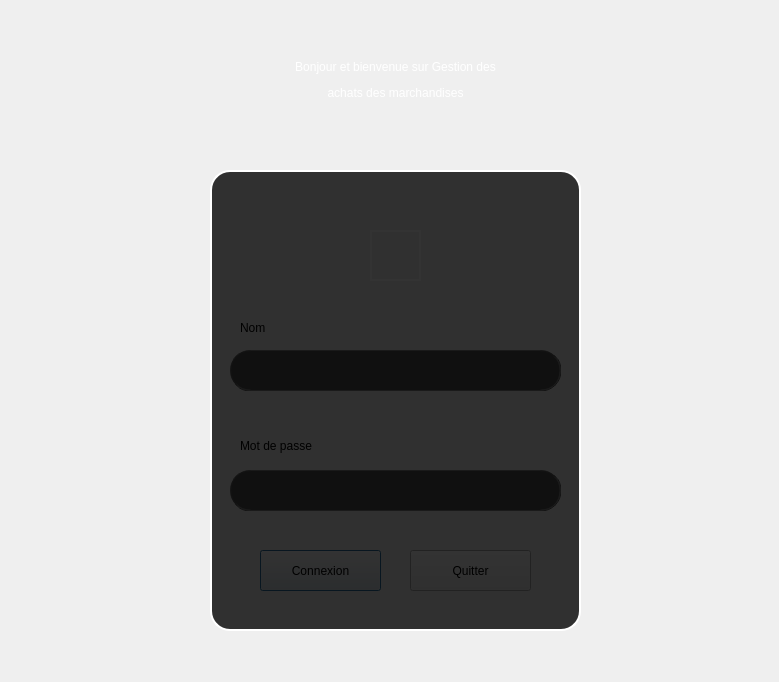
<?xml version="1.0" encoding="UTF-8"?>
<ui version="4.0">
 <class>Interface_de_connexion</class>
 <widget class="QDialog" name="Interface_de_connexion">
  <property name="geometry">
   <rect>
    <x>0</x>
    <y>0</y>
    <width>779</width>
    <height>682</height>
   </rect>
  </property>
  <property name="windowTitle">
   <string>Connexion</string>
  </property>
  <property name="styleSheet">
   <string notr="true">

QDialog {
 /*background-color:rgb(44,44,44);*/
background-image: url('C:/Users/FANOMEZANTSOA Ordino/Pictures/Capture5 (2).PNG');
};


color:white;</string>
  </property>
  <widget class="QLabel" name="label">
   <property name="geometry">
    <rect>
     <x>-90</x>
     <y>0</y>
     <width>971</width>
     <height>161</height>
    </rect>
   </property>
   <property name="whatsThis">
    <string>&lt;html&gt;&lt;head/&gt;&lt;body&gt;&lt;p&gt;background-color: rgb(82,82,82);&lt;/p&gt;&lt;p&gt;border-radius:20px;&lt;/p&gt;&lt;p&gt;border:1px ridge rgb(88,88,88);&lt;/p&gt;&lt;/body&gt;&lt;/html&gt;</string>
   </property>
   <property name="styleSheet">
    <string notr="true">/*background-color:rgb(44,44,44);*/
color:white;
font: 75 40pt 'Agency FB';
</string>
   </property>
   <property name="text">
    <string>&lt;html&gt;&lt;head/&gt;&lt;body&gt;&lt;p&gt;Bonjour et bienvenue sur Gestion des&lt;/p&gt;&lt;p&gt; achats des marchandises&lt;/p&gt;&lt;/body&gt;&lt;/html&gt;</string>
   </property>
   <property name="alignment">
    <set>Qt::AlignCenter</set>
   </property>
  </widget>
  <widget class="QLineEdit" name="lineEdit_nom">
   <property name="geometry">
    <rect>
     <x>230</x>
     <y>350</y>
     <width>331</width>
     <height>41</height>
    </rect>
   </property>
   <property name="styleSheet">
    <string notr="true">background-color: rgb(82,82,82);
border-radius:20px;
border:1px ridge rgb(88,88,88);</string>
   </property>
  </widget>
  <widget class="QLineEdit" name="lineEdit_2_mot_de_passe">
   <property name="geometry">
    <rect>
     <x>230</x>
     <y>470</y>
     <width>331</width>
     <height>41</height>
    </rect>
   </property>
   <property name="styleSheet">
    <string notr="true">background-color: rgb(82,82,82);
border-radius:20px;
border:1px ridge rgb(88,88,88);</string>
   </property>
  </widget>
  <widget class="QPushButton" name="connexion">
   <property name="geometry">
    <rect>
     <x>260</x>
     <y>550</y>
     <width>121</width>
     <height>41</height>
    </rect>
   </property>
   <property name="text">
    <string>Connexion</string>
   </property>
  </widget>
  <widget class="QPushButton" name="quitter">
   <property name="geometry">
    <rect>
     <x>410</x>
     <y>550</y>
     <width>121</width>
     <height>41</height>
    </rect>
   </property>
   <property name="text">
    <string>Quitter</string>
   </property>
  </widget>
  <widget class="QLabel" name="label_3">
   <property name="geometry">
    <rect>
     <x>240</x>
     <y>320</y>
     <width>41</width>
     <height>16</height>
    </rect>
   </property>
   <property name="styleSheet">
    <string notr="true">/*font: 75 15pt 'Agency FB';*/
font: 75 14pt &quot;MS Shell Dlg 2&quot;;
</string>
   </property>
   <property name="text">
    <string>Nom</string>
   </property>
  </widget>
  <widget class="QLabel" name="label_4">
   <property name="geometry">
    <rect>
     <x>240</x>
     <y>430</y>
     <width>121</width>
     <height>31</height>
    </rect>
   </property>
   <property name="styleSheet">
    <string notr="true">font: 75 14pt &quot;MS Shell Dlg 2&quot;;
</string>
   </property>
   <property name="text">
    <string>Mot de passe</string>
   </property>
  </widget>
  <widget class="QLabel" name="label_5">
   <property name="geometry">
    <rect>
     <x>370</x>
     <y>230</y>
     <width>51</width>
     <height>51</height>
    </rect>
   </property>
   <property name="styleSheet">
    <string notr="true">border:2px solid white;</string>
   </property>
   <property name="text">
    <string/>
   </property>
  </widget>
  <widget class="QLabel" name="label_6">
   <property name="geometry">
    <rect>
     <x>340</x>
     <y>200</y>
     <width>111</width>
     <height>111</height>
    </rect>
   </property>
   <property name="text">
    <string/>
   </property>
  </widget>
  <widget class="QLabel" name="label_7">
   <property name="geometry">
    <rect>
     <x>-90</x>
     <y>740</y>
     <width>971</width>
     <height>31</height>
    </rect>
   </property>
   <property name="styleSheet">
    <string notr="true">font: 75 14pt &quot;MS Shell Dlg 2&quot;;</string>
   </property>
   <property name="text">
    <string>Copyright(C)-2023</string>
   </property>
   <property name="alignment">
    <set>Qt::AlignCenter</set>
   </property>
  </widget>
  <widget class="QFrame" name="frame">
   <property name="geometry">
    <rect>
     <x>210</x>
     <y>170</y>
     <width>371</width>
     <height>461</height>
    </rect>
   </property>
   <property name="styleSheet">
    <string notr="true">QFrame {
background-color:rgba(0,0,0,0.8);
border-radius:20px;
border:2px solid white;
}</string>
   </property>
   <property name="frameShape">
    <enum>QFrame::StyledPanel</enum>
   </property>
   <property name="frameShadow">
    <enum>QFrame::Raised</enum>
   </property>
  </widget>
 </widget>
 <resources/>
 <connections/>
</ui>
